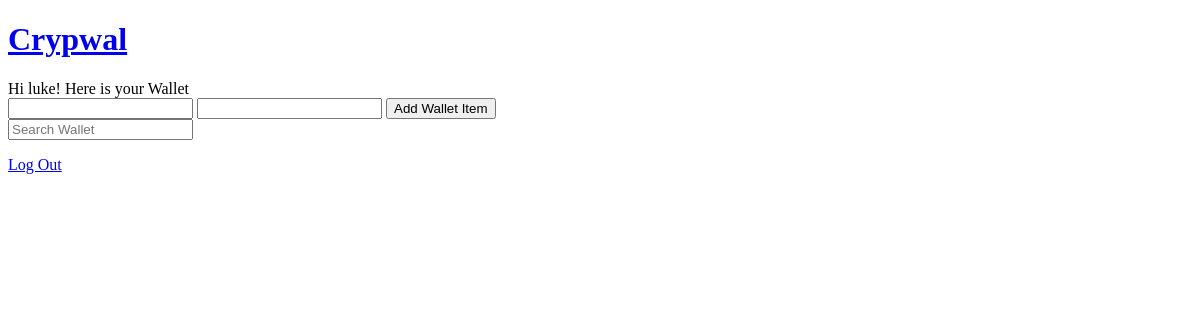
The app's page / (signed in), older data.
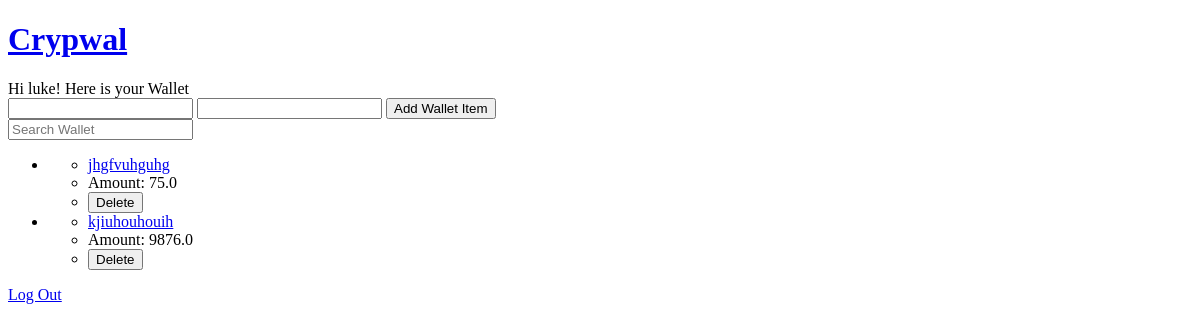
The same page, newer data.
### crypwal/models.py (models this page shows, shortened)
class WalletItem(models.Model):
    user = models.ForeignKey(User, on_delete=models.CASCADE)
    content = models.TextField()
    amount = models.FloatField(default=0)

### crypwal/views.py (the view)
# urls.py: path('', views.index, name='home'),
def index(request):
    if request.user.is_authenticated == False:
        return render(request, 'home.html')
    elif request.user.is_authenticated == True:
        all_wallet_items = WalletItem.objects.filter(user=request.user)
        return render(request, 'wallet.html',
        {'all_items':all_wallet_items})

### templates/wallet.html (shortened to what this page needs)
{% extends 'base.html' %}
{% block content %}
{% if user.is_authenticated %}
  Hi {{ user.username }}! Here is your Wallet
  <form autocomplete=off action="/addWalletItem/" method = "post">{% csrf_token %}
    <input type="text" name="content">
    <input type="text" name="amount">
    <input type="submit" value="Add Wallet Item">
</form>
  <div class="search-wrapper">
    <form autocomplete="off">
      <input type="text" id="search" placeholder="Search Wallet" onkeyup="searchFunction()">
    </form>
  </div>
  <ul id="wallet-list">
    {% for i in all_items %}
    <li>
      <ul>
        <li id="coin-name"><a href="#">{{i.content}}</a></li>
        <li id="coin-amount">Amount: {{i.amount}}</li>
        <li id="coin-delete">
          <form autocomplete="off" action="/deleteWalletItem/{{i.id}}/" method = "post">{% csrf_token %}
            <input id="delete-button" type="submit" value="Delete">
          </form>
        </li>
      </ul>
    </li>
    {% endfor %}
</ul>
  <p><a href="{% url 'logout' %}">Log Out</a></p>
{% endif %}
{% endblock %}

### templates/base.html (shortened to what this page needs)
<!DOCTYPE html>
<html>
<head>
</head>
<body>
  <h1><a href="{% url 'home' %}">Crypwal</a></h1>
  <main>
    {% block content %}
    {% endblock %}
  </main>
</body>
</html>

Row changes from the older to the newer data that the page shows:
added WalletItem: content "jhgfvuhguhg", amount "75.0"
added WalletItem: content "kjiuhouhouih", amount "9876.0"
